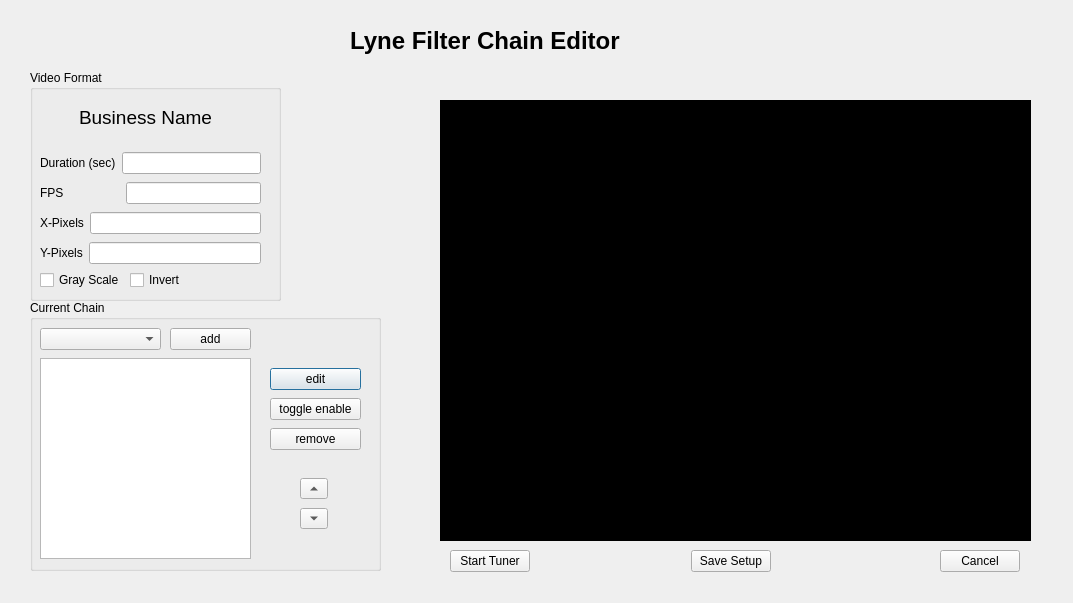
<?xml version="1.0" encoding="UTF-8"?>
<ui version="4.0">
 <class>FilterChainEditorWindow</class>
 <widget class="QDialog" name="FilterChainEditorWindow">
  <property name="geometry">
   <rect>
    <x>0</x>
    <y>0</y>
    <width>1073</width>
    <height>603</height>
   </rect>
  </property>
  <property name="windowTitle">
   <string>Dialog</string>
  </property>
  <widget class="QLabel" name="chainEditorTitleLabel">
   <property name="geometry">
    <rect>
     <x>350</x>
     <y>20</y>
     <width>321</width>
     <height>41</height>
    </rect>
   </property>
   <property name="font">
    <font>
     <pointsize>18</pointsize>
     <weight>75</weight>
     <bold>true</bold>
    </font>
   </property>
   <property name="text">
    <string>Lyne Filter Chain Editor</string>
   </property>
  </widget>
  <widget class="QGroupBox" name="filterChainPanel">
   <property name="geometry">
    <rect>
     <x>30</x>
     <y>300</y>
     <width>351</width>
     <height>271</height>
    </rect>
   </property>
   <property name="title">
    <string>Current Chain</string>
   </property>
   <widget class="QListWidget" name="filterChainListWidget">
    <property name="geometry">
     <rect>
      <x>10</x>
      <y>58</y>
      <width>211</width>
      <height>201</height>
     </rect>
    </property>
   </widget>
   <widget class="QToolButton" name="downButton">
    <property name="geometry">
     <rect>
      <x>270</x>
      <y>208</y>
      <width>28</width>
      <height>21</height>
     </rect>
    </property>
    <property name="text">
     <string>...</string>
    </property>
    <property name="iconSize">
     <size>
      <width>20</width>
      <height>20</height>
     </size>
    </property>
    <property name="autoRaise">
     <bool>false</bool>
    </property>
    <property name="arrowType">
     <enum>Qt::DownArrow</enum>
    </property>
   </widget>
   <widget class="QToolButton" name="upButton">
    <property name="geometry">
     <rect>
      <x>270</x>
      <y>178</y>
      <width>28</width>
      <height>21</height>
     </rect>
    </property>
    <property name="text">
     <string>...</string>
    </property>
    <property name="autoRaise">
     <bool>false</bool>
    </property>
    <property name="arrowType">
     <enum>Qt::UpArrow</enum>
    </property>
   </widget>
   <widget class="QPushButton" name="editFilterButton">
    <property name="geometry">
     <rect>
      <x>240</x>
      <y>68</y>
      <width>91</width>
      <height>22</height>
     </rect>
    </property>
    <property name="text">
     <string>edit</string>
    </property>
   </widget>
   <widget class="QPushButton" name="toggleEnableDisableFilterButton">
    <property name="geometry">
     <rect>
      <x>240</x>
      <y>98</y>
      <width>91</width>
      <height>22</height>
     </rect>
    </property>
    <property name="text">
     <string>toggle enable</string>
    </property>
   </widget>
   <widget class="QPushButton" name="removeFilterButton">
    <property name="geometry">
     <rect>
      <x>240</x>
      <y>128</y>
      <width>91</width>
      <height>22</height>
     </rect>
    </property>
    <property name="text">
     <string>remove</string>
    </property>
   </widget>
   <widget class="QComboBox" name="filterTypeComboBox">
    <property name="geometry">
     <rect>
      <x>10</x>
      <y>28</y>
      <width>121</width>
      <height>22</height>
     </rect>
    </property>
    <property name="font">
     <font>
      <pointsize>9</pointsize>
     </font>
    </property>
   </widget>
   <widget class="QPushButton" name="addFilterButton">
    <property name="geometry">
     <rect>
      <x>140</x>
      <y>28</y>
      <width>81</width>
      <height>22</height>
     </rect>
    </property>
    <property name="text">
     <string>add</string>
    </property>
   </widget>
  </widget>
  <widget class="QGroupBox" name="videoFormatGroupBox">
   <property name="geometry">
    <rect>
     <x>30</x>
     <y>70</y>
     <width>251</width>
     <height>231</height>
    </rect>
   </property>
   <property name="title">
    <string>Video Format</string>
   </property>
   <property name="checkable">
    <bool>false</bool>
   </property>
   <widget class="QWidget" name="layoutWidget">
    <property name="geometry">
     <rect>
      <x>10</x>
      <y>80</y>
      <width>221</width>
      <height>116</height>
     </rect>
    </property>
    <layout class="QVBoxLayout" name="videoFormatLayout">
     <item>
      <layout class="QHBoxLayout" name="durationLineLayout">
       <item>
        <widget class="QLabel" name="durationLabel">
         <property name="text">
          <string>Duration (sec)</string>
         </property>
        </widget>
       </item>
       <item>
        <widget class="QLineEdit" name="durationLineEdit"/>
       </item>
      </layout>
     </item>
     <item>
      <layout class="QHBoxLayout" name="fpsLineLayout">
       <item>
        <widget class="QLabel" name="fpsLabel">
         <property name="text">
          <string>FPS                 </string>
         </property>
        </widget>
       </item>
       <item>
        <widget class="QLineEdit" name="fpsLineEdit">
         <property name="text">
          <string/>
         </property>
        </widget>
       </item>
      </layout>
     </item>
     <item>
      <layout class="QHBoxLayout" name="xPixelsLineLayout">
       <item>
        <widget class="QLabel" name="xPixelsLabel">
         <property name="text">
          <string>X-Pixels</string>
         </property>
        </widget>
       </item>
       <item>
        <widget class="QLineEdit" name="xPixelsLineEdit">
         <property name="text">
          <string/>
         </property>
        </widget>
       </item>
      </layout>
     </item>
     <item>
      <layout class="QHBoxLayout" name="yPixelsLineLayout">
       <item>
        <widget class="QLabel" name="yPixelsLabel">
         <property name="text">
          <string>Y-Pixels</string>
         </property>
        </widget>
       </item>
       <item>
        <widget class="QLineEdit" name="yPixelsLineEdit">
         <property name="text">
          <string/>
         </property>
        </widget>
       </item>
      </layout>
     </item>
    </layout>
   </widget>
   <widget class="QLabel" name="businessNameLabel">
    <property name="geometry">
     <rect>
      <x>10</x>
      <y>37</y>
      <width>211</width>
      <height>21</height>
     </rect>
    </property>
    <property name="font">
     <font>
      <pointsize>14</pointsize>
     </font>
    </property>
    <property name="text">
     <string>Business Name</string>
    </property>
    <property name="alignment">
     <set>Qt::AlignCenter</set>
    </property>
   </widget>
   <widget class="QCheckBox" name="grayScaleCheckBox">
    <property name="geometry">
     <rect>
      <x>10</x>
      <y>200</y>
      <width>85</width>
      <height>20</height>
     </rect>
    </property>
    <property name="text">
     <string>Gray Scale</string>
    </property>
   </widget>
   <widget class="QCheckBox" name="invertCheckBox">
    <property name="geometry">
     <rect>
      <x>100</x>
      <y>200</y>
      <width>85</width>
      <height>20</height>
     </rect>
    </property>
    <property name="text">
     <string>Invert</string>
    </property>
   </widget>
  </widget>
  <widget class="QLabel" name="chainEditorPlayerWindow">
   <property name="geometry">
    <rect>
     <x>440</x>
     <y>100</y>
     <width>591</width>
     <height>441</height>
    </rect>
   </property>
   <property name="styleSheet">
    <string notr="true">Background-color: rgb(0, 0, 0)</string>
   </property>
   <property name="text">
    <string/>
   </property>
  </widget>
  <widget class="QPushButton" name="cancelButton">
   <property name="geometry">
    <rect>
     <x>940</x>
     <y>550</y>
     <width>80</width>
     <height>22</height>
    </rect>
   </property>
   <property name="text">
    <string>Cancel</string>
   </property>
  </widget>
  <widget class="QPushButton" name="saveSetupButton">
   <property name="geometry">
    <rect>
     <x>691</x>
     <y>550</y>
     <width>80</width>
     <height>22</height>
    </rect>
   </property>
   <property name="text">
    <string>Save Setup</string>
   </property>
  </widget>
  <widget class="QPushButton" name="startTunerButton">
   <property name="geometry">
    <rect>
     <x>450</x>
     <y>550</y>
     <width>80</width>
     <height>22</height>
    </rect>
   </property>
   <property name="text">
    <string>Start Tuner</string>
   </property>
  </widget>
 </widget>
 <resources/>
 <connections/>
</ui>
